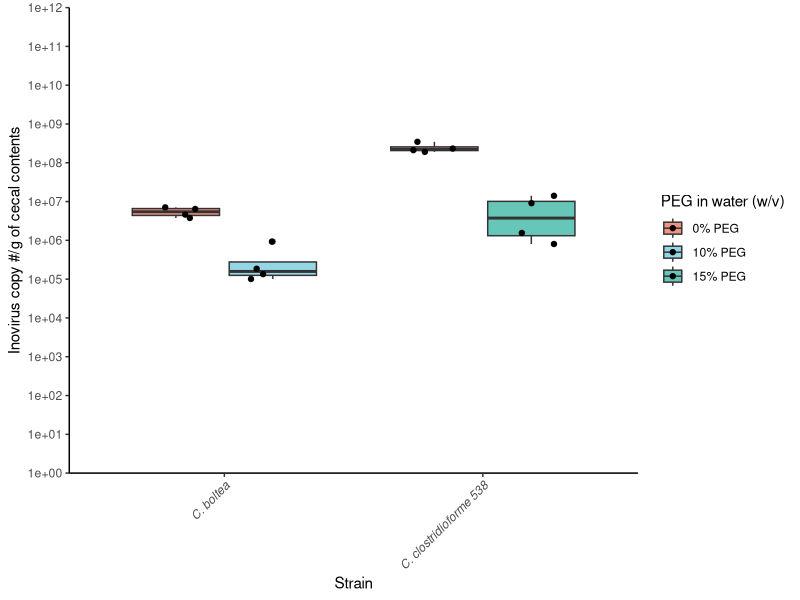

Source code (R):
## ---- chunk 1
library(tidyverse)
library(ggsci)
library(readxl)
## ---- chunk 2
dat <- read_excel(path = "Inovirus_dat_compiled.xlsx")
dat
## ---- chunk 3
dat %>%
  ggplot(aes(x = Strain, y = mean_Copy_number_g, fill = Treatment_PEG)) +
  geom_boxplot(alpha = 0.6) +
  geom_point(size =1.5, position=position_jitterdodge(jitter.width = .2)) +
  scale_y_log10(limits = c(1e+0, 1e+12), n.breaks = 12, expand = c(0, 0)) +
  scale_fill_npg() +
  theme_classic() +
  labs(x = "Strain", y = "Inovirus copy #/g of cecal contents", fill = "PEG in water (w/v)")+
  
  theme(strip.text.x = element_text(size=10, colour = "Black"),
      strip.background = element_rect(colour="black", fill="grey90"),
      axis.text.x = element_text(angle = 45,hjust=1, face = "italic")
      )
## ---- chunk 4
# filter dat
dat_bolt <- dat %>%
  filter(Strain == "C. boltea")
dat_bolt

# do barlett test to check for equal variance
bartlett.test(mean_Copy_number_g~Treatment_PEG, data = dat_bolt) # use Var.equal = TRUE

# Perform two sample t test
t.test(mean_Copy_number_g~Treatment_PEG, data = dat_bolt,
       var.equal = TRUE,
       conf.level = 0.95)

## ---- chunk 5
# filter dat
dat_CF538 <- dat %>%
  filter(Strain == "C. clostridioforme 538")
dat_CF538

# do barlett test to check for equal variance
bartlett.test(mean_Copy_number_g~Treatment_PEG, data = dat_CF538) # use Var.equal = FALSE

# Perform two sample t test
t.test(mean_Copy_number_g~Treatment_PEG, data = dat_CF538,
       var.equal = FALSE,
       conf.level = 0.95)

